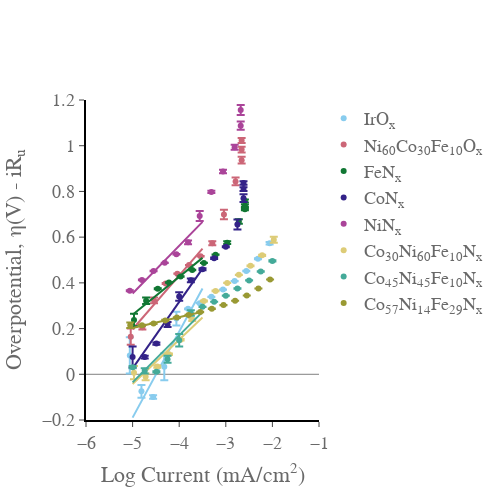

Here is the notebook cell this chart was saved with:
### Code cell
import plotly.graph_objects as go
import numpy as np
import pandas as pd
import plotly.express as px
from scipy.optimize import curve_fit
from pandas import DataFrame as df
from EC_data_processing_lib import get_header_length
from EC_data_processing_lib import get_decimal_separator
from Data_setup_FirstPaper import data_set
import os
from galvani import BioLogic
currentcorrect = 1000 #converts to mA to A in the log
areacorrect = 1 #converts the surface area in the log
#start figure, assign colors 
fig = go.Figure()
fig.update_xaxes(range=[-6, -1.0],
    nticks=10,
    ticks='outside',
    showgrid=False, gridwidth=1, gridcolor='grey',
    zeroline=False, zerolinecolor='grey', zerolinewidth= 1,
    showline=True, linewidth=2, linecolor='black')

fig.update_yaxes(range=[-0.2, 1.2],
    nticks=10,
    showgrid=False, gridwidth=1, gridcolor='grey',
    ticks='outside',
    zeroline=True, zerolinecolor='grey', zerolinewidth= 1,
    showline=True, linewidth=2, linecolor='black')
colors = px.colors.qualitative.Safe

fig.update_layout(
    xaxis_title="Log Current (mA/cm<sup>2</sup>)",
    yaxis_title="Overpotential, η(V) - iR<sub>u</sub>",
    font=dict(
        family="Times New Roman, monospace",
        size=18,
        color="dimgrey",
    ),
    width = 500,
    height = 500,
)
fig.update_layout({
    "plot_bgcolor": "rgba(0, 0, 0, 0)",
    'paper_bgcolor': 'rgba(0, 0, 0, 0)', #sets the background to be transparent... might appear black in .jpeg but will be transparent in the .svg
})
fig.update_layout(
    )
#load in data either .mpr or .mpt
for i in data_set:
    file = data_set[i]['data_Tafel']
    if not os.path.exists(file):
        continue
    if file.endswith('mpt'):
        headerlength = get_header_length(file)
        data = pd.read_csv(file, encoding='ansi', sep="\t", decimal=get_decimal_separator(file),  skiprows=range(headerlength))
        current_column = '<I>/mA'
    else:
        mpr_file = BioLogic.MPRfile(file)
        data = pd.DataFrame(mpr_file.data)
        current_column = 'I/mA'
    if not os.path.exists(data_set[i]['data_Tafel']):
        continue
    
    #define variables, sets up number of experiments, does the voltage correction based on Ru and 
    exp = data['Ns']
    Nexp = exp[-1:] + 1
    voltage = data['Ewe/V']
    current = data['control/mA']
    current = current/data_set[i]['mass']
    voltage_corrected = data['Ewe/V'] - data['control/mA'] * data_set[i]['Ru']/1000 - data_set[i]['cal'] #does the iR correction converts to overpotential
    #creates numpy array Tafel with the voltage, voltage error, and logJ from the data 
    j = 0
    Tafel = []
    for j in range(int(Nexp)):
        v = df.mean(voltage_corrected.loc[exp==j])
        verr = df.std(voltage_corrected.loc[exp==j])
        J = current / currentcorrect / areacorrect
        logJ = np.log10(J.loc[exp==j])
        logJ = logJ.iloc[0:1] 
        logJ = float(logJ)
        logJ = np.round(logJ,2)
        Tafel.append([v, verr, logJ])   
    Tafel = np.array(Tafel)
    
    #calculate fits 
    
    x = np.array(Tafel[:,2])
    y = np.array(Tafel[:,0])
    fit_min = -5
    fit_max = -3.5
    mask = (x >= fit_min) & (x <= fit_max)
    x_fit = x[mask]
    y_fit = y[mask]
    z, cov = np.polyfit(x_fit, y_fit, 1, cov=True)
    slope = z[0]
    intercept = z[1]
    slope_error = np.sqrt(cov[0,0])
    intercept_error = np.sqrt(cov[1,1])
    print(f"{data_set[i]['label']}: slope={slope:.2f}±{slope_error:.2f}, intercept={intercept:.2f}±{intercept_error:.2f}")
    
    x_pred = np.linspace(fit_min, fit_max, num=50)
    y_pred = np.polyval(z, x_pred)
    fig.add_trace(go.Scatter(
        x=x_pred,
        y=y_pred,
        mode='lines',
        showlegend= False,
        line_color=colors[data_set[i]['color_index']]
))

    fig.add_trace(go.Scatter(
        x=Tafel[:,2],
        y=Tafel[:,0],
        error_y=dict(
            type='data',
            
            array=Tafel[:,1],
            visible=True),
        mode='markers',
        name= data_set[i]['label'],
        line_color = colors[data_set[i]['color_index']],
    ),
    
   
)


## convert your array into a dataframe

fig.show()
fig.write_image('Tafel_firstpaperall.jpeg')
fig.write_image('Tafel.firstpaperall.svg')

### Figure 1 — Plotly figure (JSON) as saved in the notebook; plotly's stock layout.template omitted (floating-point values rounded to 4 significant figures)
{"data": [{"line": {"color": "rgb(136, 204, 238)"}, "mode": "lines", "showlegend": false, "type": "scatter", "x": [-5, -4.969, -4.939, -4.908, -4.878, -4.847, -4.816, -4.786, -4.755, -4.724, -4.694, -4.663, -4.633, -4.602, -4.571, -4.541, -4.51, -4.48, -4.449, -4.418, -4.388, -4.357, -4.327, -4.296, -4.265, -4.235, -4.204, -4.173, -4.143, -4.112, -4.082, -4.051, -4.02, -3.99, -3.959, -3.929, -3.898, -3.867, -3.837, -3.806, -3.776, -3.745, -3.714, -3.684, -3.653, -3.622, -3.592, -3.561, -3.531, -3.5], "y": [-0.1897, -0.1781, -0.1666, -0.1551, -0.1435, -0.132, -0.1205, -0.109, -0.09742, -0.0859, -0.07437, -0.06284, -0.05131, -0.03978, -0.02825, -0.01672, -0.005187, 0.006343, 0.01787, 0.0294, 0.04093, 0.05246, 0.06399, 0.07552, 0.08705, 0.09858, 0.1101, 0.1216, 0.1332, 0.1447, 0.1562, 0.1678, 0.1793, 0.1908, 0.2023, 0.2139, 0.2254, 0.2369, 0.2485, 0.26, 0.2715, 0.2831, 0.2946, 0.3061, 0.3176, 0.3292, 0.3407, 0.3522, 0.3638, 0.3753]}, {"error_y": {"array": [0.07958, 0.0276, 0.007268, 0.05872, 0.03006, 0.001565, 0.0008233, 0.0005529, 0.0004459, 0.0007359, 0.001442, 0.002258, 0.005449], "type": "data", "visible": true}, "line": {"color": "rgb(136, 204, 238)"}, "mode": "markers", "name": "IrO<sub>x</sub>", "type": "scatter", "x": [-5.06, -4.81, -4.56, -4.32, -4.06, -3.81, -3.56, -3.31, -3.06, -2.81, -2.56, -2.31, -2.06], "y": [0.08262, -0.07463, -0.09927, 0.03288, 0.2435, 0.2862, 0.3113, 0.339, 0.3708, 0.4077, 0.4519, 0.505, 0.5731]}, {"line": {"color": "rgb(204, 102, 119)"}, "mode": "lines", "showlegend": false, "type": "scatter", "x": [-5, -4.969, -4.939, -4.908, -4.878, -4.847, -4.816, -4.786, -4.755, -4.724, -4.694, -4.663, -4.633, -4.602, -4.571, -4.541, -4.51, -4.48, -4.449, -4.418, -4.388, -4.357, -4.327, -4.296, -4.265, -4.235, -4.204, -4.173, -4.143, -4.112, -4.082, -4.051, -4.02, -3.99, -3.959, -3.929, -3.898, -3.867, -3.837, -3.806, -3.776, -3.745, -3.714, -3.684, -3.653, -3.622, -3.592, -3.561, -3.531, -3.5], "y": [0.197, 0.2042, 0.2114, 0.2186, 0.2258, 0.233, 0.2402, 0.2474, 0.2546, 0.2618, 0.269, 0.2762, 0.2834, 0.2906, 0.2978, 0.305, 0.3122, 0.3194, 0.3266, 0.3338, 0.341, 0.3482, 0.3554, 0.3626, 0.3698, 0.377, 0.3842, 0.3914, 0.3986, 0.4058, 0.4131, 0.4203, 0.4275, 0.4347, 0.4419, 0.4491, 0.4563, 0.4635, 0.4707, 0.4779, 0.4851, 0.4923, 0.4995, 0.5067, 0.5139, 0.5211, 0.5283, 0.5355, 0.5427, 0.5499]}, {"error_y": {"array": [0.03567, 0.009409, 0.01286, 0.001795, 0.00067, 0.0005865, 0.001146, 0.008973, 0.02104, 0.01707, 0.01512, 0.01221, 0.01118], "type": "data", "visible": true}, "line": {"color": "rgb(204, 102, 119)"}, "mode": "markers", "name": "Ni<sub>60</sub>Co<sub>30</sub>Fe<sub>10</sub>O<sub>x</sub>", "type": "scatter", "x": [-5.04, -4.79, -4.54, -4.29, -4.04, -3.79, -3.54, -3.29, -3.04, -2.79, -2.66, -2.66, -2.66], "y": [0.1645, 0.2059, 0.3232, 0.3973, 0.4401, 0.4779, 0.5162, 0.5735, 0.6988, 0.8437, 0.9369, 0.9831, 1.023]}, {"line": {"color": "rgb(17, 119, 51)"}, "mode": "lines", "showlegend": false, "type": "scatter", "x": [-5, -4.969, -4.939, -4.908, -4.878, -4.847, -4.816, -4.786, -4.755, -4.724, -4.694, -4.663, -4.633, -4.602, -4.571, -4.541, -4.51, -4.48, -4.449, -4.418, -4.388, -4.357, -4.327, -4.296, -4.265, -4.235, -4.204, -4.173, -4.143, -4.112, -4.082, -4.051, -4.02, -3.99, -3.959, -3.929, -3.898, -3.867, -3.837, -3.806, -3.776, -3.745, -3.714, -3.684, -3.653, -3.622, -3.592, -3.561, -3.531, -3.5], "y": [0.2608, 0.2658, 0.2709, 0.276, 0.2811, 0.2861, 0.2912, 0.2963, 0.3013, 0.3064, 0.3115, 0.3166, 0.3216, 0.3267, 0.3318, 0.3368, 0.3419, 0.347, 0.352, 0.3571, 0.3622, 0.3673, 0.3723, 0.3774, 0.3825, 0.3875, 0.3926, 0.3977, 0.4028, 0.4078, 0.4129, 0.418, 0.423, 0.4281, 0.4332, 0.4382, 0.4433, 0.4484, 0.4535, 0.4585, 0.4636, 0.4687, 0.4737, 0.4788, 0.4839, 0.4889, 0.494, 0.4991, 0.5042, 0.5092]}, {"error_y": {"array": [0.02726, 0.01473, 0.001676, 0.0009934, 0.0009396, 0.0007205, 0.0006913, 0.000941, 0.006325, 0.009756, 0.003841, 0.005425, 0.006786], "type": "data", "visible": true}, "line": {"color": "rgb(17, 119, 51)"}, "mode": "markers", "name": "FeN<sub>x</sub>", "type": "scatter", "x": [-4.97, -4.71, -4.46, -4.22, -3.97, -3.72, -3.47, -3.22, -2.97, -2.72, -2.59, -2.59, -2.59], "y": [0.2375, 0.3218, 0.3742, 0.4013, 0.428, 0.4563, 0.4874, 0.5235, 0.5758, 0.6686, 0.7215, 0.7376, 0.7582]}, {"line": {"color": "rgb(51, 34, 136)"}, "mode": "lines", "showlegend": false, "type": "scatter", "x": [-5, -4.969, -4.939, -4.908, -4.878, -4.847, -4.816, -4.786, -4.755, -4.724, -4.694, -4.663, -4.633, -4.602, -4.571, -4.541, -4.51, -4.48, -4.449, -4.418, -4.388, -4.357, -4.327, -4.296, -4.265, -4.235, -4.204, -4.173, -4.143, -4.112, -4.082, -4.051, -4.02, -3.99, -3.959, -3.929, -3.898, -3.867, -3.837, -3.806, -3.776, -3.745, -3.714, -3.684, -3.653, -3.622, -3.592, -3.561, -3.531, -3.5], "y": [0.02583, 0.03473, 0.04364, 0.05254, 0.06145, 0.07035, 0.07925, 0.08816, 0.09706, 0.106, 0.1149, 0.1238, 0.1327, 0.1416, 0.1505, 0.1594, 0.1683, 0.1772, 0.1861, 0.195, 0.2039, 0.2128, 0.2217, 0.2306, 0.2395, 0.2484, 0.2573, 0.2663, 0.2752, 0.2841, 0.293, 0.3019, 0.3108, 0.3197, 0.3286, 0.3375, 0.3464, 0.3553, 0.3642, 0.3731, 0.382, 0.3909, 0.3998, 0.4087, 0.4176, 0.4265, 0.4354, 0.4443, 0.4532, 0.4622]}, {"error_y": {"array": [0.04607, 0.0062, 0.004717, 0.01109, 0.01859, 0.007848, 0.004284, 0.002965, 0.002483, 0.02196, 0.01648, 0.008471, 0.007747], "type": "data", "visible": true}, "line": {"color": "rgb(51, 34, 136)"}, "mode": "markers", "name": "CoN<sub>x</sub>", "type": "scatter", "x": [-5, -4.74, -4.49, -4.25, -4, -3.75, -3.5, -3.25, -3, -2.75, -2.62, -2.62, -2.62], "y": [0.07554, 0.07522, 0.1342, 0.2177, 0.3403, 0.411, 0.4597, 0.5077, 0.5581, 0.6551, 0.7706, 0.8102, 0.8371]}, {"line": {"color": "rgb(170, 68, 153)"}, "mode": "lines", "showlegend": false, "type": "scatter", "x": [-5, -4.969, -4.939, -4.908, -4.878, -4.847, -4.816, -4.786, -4.755, -4.724, -4.694, -4.663, -4.633, -4.602, -4.571, -4.541, -4.51, -4.48, -4.449, -4.418, -4.388, -4.357, -4.327, -4.296, -4.265, -4.235, -4.204, -4.173, -4.143, -4.112, -4.082, -4.051, -4.02, -3.99, -3.959, -3.929, -3.898, -3.867, -3.837, -3.806, -3.776, -3.745, -3.714, -3.684, -3.653, -3.622, -3.592, -3.561, -3.531, -3.5], "y": [0.3536, 0.36, 0.3664, 0.3728, 0.3792, 0.3856, 0.392, 0.3984, 0.4048, 0.4112, 0.4176, 0.424, 0.4304, 0.4368, 0.4432, 0.4495, 0.4559, 0.4623, 0.4687, 0.4751, 0.4815, 0.4879, 0.4943, 0.5007, 0.5071, 0.5135, 0.5199, 0.5263, 0.5327, 0.5391, 0.5455, 0.5518, 0.5582, 0.5646, 0.571, 0.5774, 0.5838, 0.5902, 0.5966, 0.603, 0.6094, 0.6158, 0.6222, 0.6286, 0.635, 0.6414, 0.6478, 0.6541, 0.6605, 0.6669]}, {"error_y": {"array": [0.001993, 0.00195, 0.001003, 0.000928, 0.001519, 0.008073, 0.02193, 0.005205, 0.007979, 0.01083, 0.01773, 0.02193, 0.02522], "type": "data", "visible": true}, "line": {"color": "rgb(170, 68, 153)"}, "mode": "markers", "name": "NiN<sub>x</sub>", "type": "scatter", "x": [-5.06, -4.8, -4.55, -4.31, -4.06, -3.81, -3.56, -3.31, -3.06, -2.81, -2.68, -2.68, -2.68], "y": [0.3657, 0.4129, 0.4522, 0.4875, 0.5252, 0.5775, 0.692, 0.7978, 0.8871, 0.9935, 1.088, 1.157, 1.239]}, {"line": {"color": "rgb(221, 204, 119)"}, "mode": "lines", "showlegend": false, "type": "scatter", "x": [-5, -4.969, -4.939, -4.908, -4.878, -4.847, -4.816, -4.786, -4.755, -4.724, -4.694, -4.663, -4.633, -4.602, -4.571, -4.541, -4.51, -4.48, -4.449, -4.418, -4.388, -4.357, -4.327, -4.296, -4.265, -4.235, -4.204, -4.173, -4.143, -4.112, -4.082, -4.051, -4.02, -3.99, -3.959, -3.929, -3.898, -3.867, -3.837, -3.806, -3.776, -3.745, -3.714, -3.684, -3.653, -3.622, -3.592, -3.561, -3.531, -3.5], "y": [-0.04254, -0.0366, -0.03067, -0.02473, -0.01879, -0.01286, -0.006919, -0.0009827, 0.004954, 0.01089, 0.01683, 0.02276, 0.0287, 0.03464, 0.04057, 0.04651, 0.05245, 0.05838, 0.06432, 0.07026, 0.07619, 0.08213, 0.08806, 0.094, 0.09994, 0.1059, 0.1118, 0.1177, 0.1237, 0.1296, 0.1356, 0.1415, 0.1474, 0.1534, 0.1593, 0.1652, 0.1712, 0.1771, 0.183, 0.189, 0.1949, 0.2009, 0.2068, 0.2127, 0.2187, 0.2246, 0.2305, 0.2365, 0.2424, 0.2483]}, {"error_y": {"array": [0.02909, 0.01457, 0.005207, 0.003358, 0.003358, 0.005427, 0.001883, 0.001382, 0.0006528, 0.0004559, 0.001405, 0.002707, 0.013], "type": "data", "visible": true}, "line": {"color": "rgb(221, 204, 119)"}, "mode": "markers", "name": "Co<sub>30</sub>Ni<sub>60</sub>Fe<sub>10</sub>N<sub>x</sub>", "type": "scatter", "x": [-4.97, -4.72, -4.47, -4.22, -3.97, -3.72, -3.47, -3.22, -2.97, -2.72, -2.47, -2.22, -1.97], "y": [0.007097, -0.0111, 0.03368, 0.08777, 0.1512, 0.2383, 0.3208, 0.3646, 0.3995, 0.4351, 0.4745, 0.5206, 0.5882]}, {"line": {"color": "rgb(68, 170, 153)"}, "mode": "lines", "showlegend": false, "type": "scatter", "x": [-5, -4.969, -4.939, -4.908, -4.878, -4.847, -4.816, -4.786, -4.755, -4.724, -4.694, -4.663, -4.633, -4.602, -4.571, -4.541, -4.51, -4.48, -4.449, -4.418, -4.388, -4.357, -4.327, -4.296, -4.265, -4.235, -4.204, -4.173, -4.143, -4.112, -4.082, -4.051, -4.02, -3.99, -3.959, -3.929, -3.898, -3.867, -3.837, -3.806, -3.776, -3.745, -3.714, -3.684, -3.653, -3.622, -3.592, -3.561, -3.531, -3.5], "y": [-0.03559, -0.02929, -0.023, -0.01671, -0.01041, -0.004116, 0.002178, 0.008472, 0.01477, 0.02106, 0.02736, 0.03365, 0.03994, 0.04624, 0.05253, 0.05883, 0.06512, 0.07142, 0.07771, 0.084, 0.0903, 0.09659, 0.1029, 0.1092, 0.1155, 0.1218, 0.1281, 0.1344, 0.1407, 0.1469, 0.1532, 0.1595, 0.1658, 0.1721, 0.1784, 0.1847, 0.191, 0.1973, 0.2036, 0.2099, 0.2162, 0.2225, 0.2288, 0.2351, 0.2414, 0.2477, 0.254, 0.2602, 0.2665, 0.2728]}, {"error_y": {"array": [0.004579, 0.01147, 0.002634, 0.01537, 0.02733, 0.01219, 0.0006206, 0.0004706, 0.0005947, 0.0006459, 0.0006562, 0.001213, 0.002496], "type": "data", "visible": true}, "line": {"color": "rgb(68, 170, 153)"}, "mode": "markers", "name": "Co<sub>45</sub>Ni<sub>45</sub>Fe<sub>10</sub>N<sub>x</sub>", "type": "scatter", "x": [-5, -4.74, -4.49, -4.25, -4, -3.75, -3.5, -3.25, -3, -2.75, -2.5, -2.25, -2], "y": [0.03121, 0.01503, 0.01075, 0.06555, 0.1488, 0.2682, 0.295, 0.3173, 0.3438, 0.3752, 0.4106, 0.4497, 0.4959]}, {"line": {"color": "rgb(153, 153, 51)"}, "mode": "lines", "showlegend": false, "type": "scatter", "x": [-5, -4.969, -4.939, -4.908, -4.878, -4.847, -4.816, -4.786, -4.755, -4.724, -4.694, -4.663, -4.633, -4.602, -4.571, -4.541, -4.51, -4.48, -4.449, -4.418, -4.388, -4.357, -4.327, -4.296, -4.265, -4.235, -4.204, -4.173, -4.143, -4.112, -4.082, -4.051, -4.02, -3.99, -3.959, -3.929, -3.898, -3.867, -3.837, -3.806, -3.776, -3.745, -3.714, -3.684, -3.653, -3.622, -3.592, -3.561, -3.531, -3.5], "y": [0.2027, 0.2041, 0.2056, 0.207, 0.2085, 0.2099, 0.2114, 0.2129, 0.2143, 0.2158, 0.2172, 0.2187, 0.2201, 0.2216, 0.223, 0.2245, 0.226, 0.2274, 0.2289, 0.2303, 0.2318, 0.2332, 0.2347, 0.2361, 0.2376, 0.2391, 0.2405, 0.242, 0.2434, 0.2449, 0.2463, 0.2478, 0.2492, 0.2507, 0.2522, 0.2536, 0.2551, 0.2565, 0.258, 0.2594, 0.2609, 0.2623, 0.2638, 0.2652, 0.2667, 0.2682, 0.2696, 0.2711, 0.2725, 0.274]}, {"error_y": {"array": [0.01165, 0.002941, 0.001409, 0.002686, 0.001644, 0.001113, 0.001011, 0.0007097, 0.0005175, 0.0003625, 0.0002416, 0.0001483, 0.0001969], "type": "data", "visible": true}, "line": {"color": "rgb(153, 153, 51)"}, "mode": "markers", "name": "Co<sub>57</sub>Ni<sub>14</sub>Fe<sub>29</sub>N<sub>x</sub>", "type": "scatter", "x": [-5.05, -4.8, -4.55, -4.3, -4.05, -3.8, -3.55, -3.3, -3.05, -2.8, -2.55, -2.3, -2.05], "y": [0.2146, 0.2142, 0.2217, 0.2357, 0.2482, 0.2589, 0.2726, 0.2868, 0.3026, 0.3216, 0.3449, 0.375, 0.4149]}], "layout": {"font": {"color": "dimgrey", "family": "Times New Roman, monospace", "size": 18}, "height": 500, "paper_bgcolor": "rgba(0, 0, 0, 0)", "plot_bgcolor": "rgba(0, 0, 0, 0)", "width": 500, "xaxis": {"gridcolor": "grey", "gridwidth": 1, "linecolor": "black", "linewidth": 2, "nticks": 10, "range": [-6, -1], "showgrid": false, "showline": true, "ticks": "outside", "title": {"text": "Log Current (mA/cm<sup>2</sup>)"}, "zeroline": false, "zerolinecolor": "grey", "zerolinewidth": 1}, "yaxis": {"gridcolor": "grey", "gridwidth": 1, "linecolor": "black", "linewidth": 2, "nticks": 10, "range": [-0.2, 1.2], "showgrid": false, "showline": true, "ticks": "outside", "title": {"text": "Overpotential, η(V) - iR<sub>u</sub>"}, "zeroline": true, "zerolinecolor": "grey", "zerolinewidth": 1}}}
